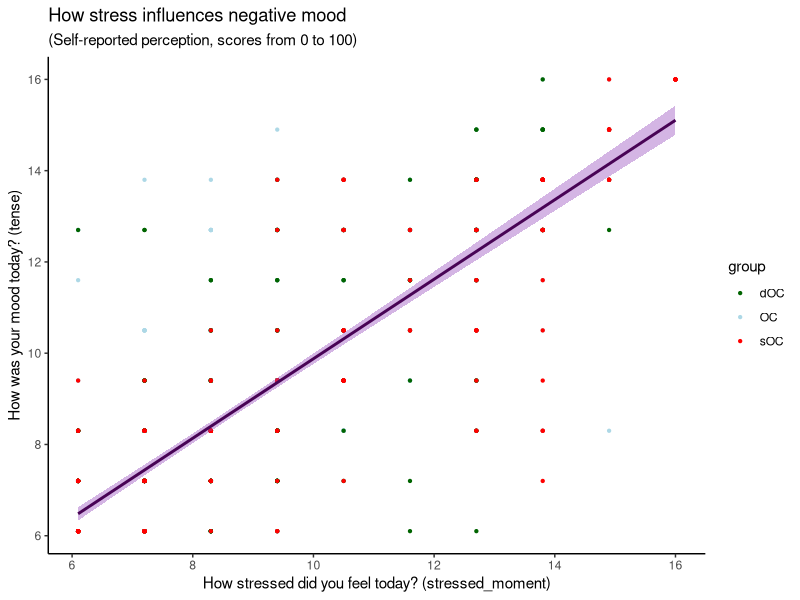
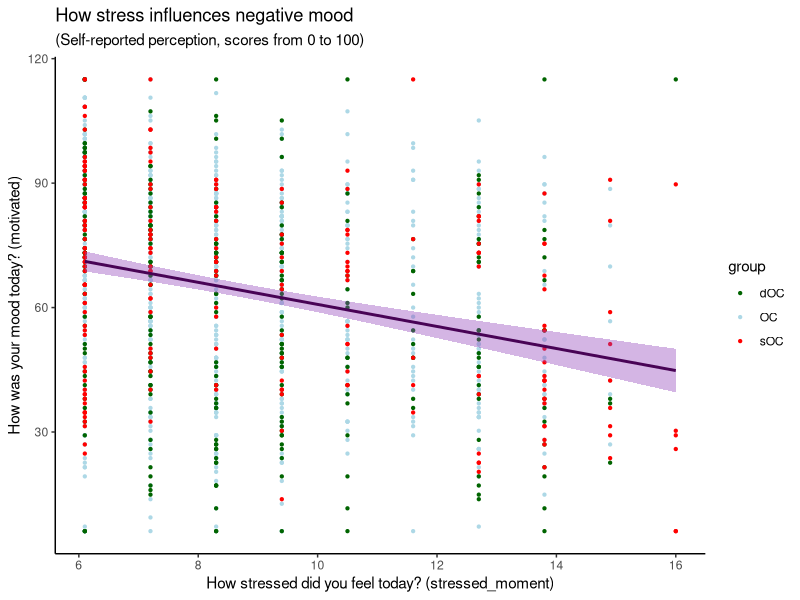
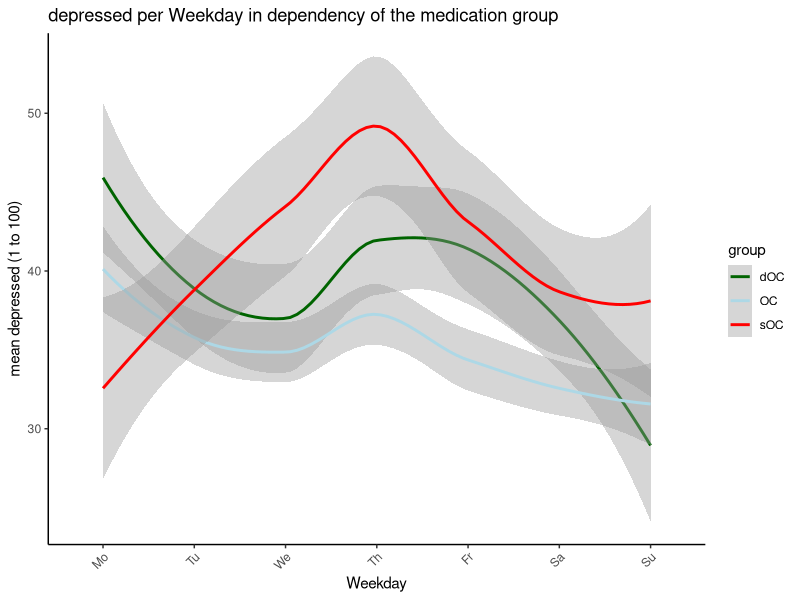
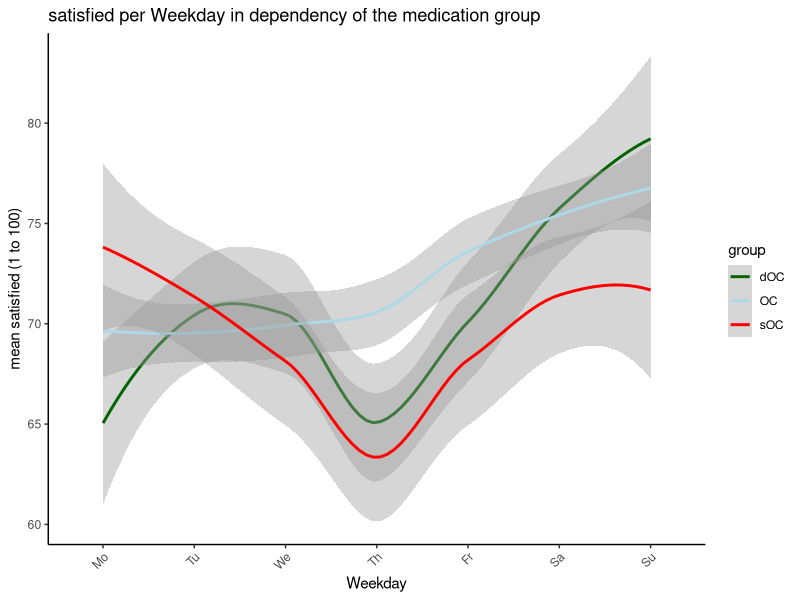
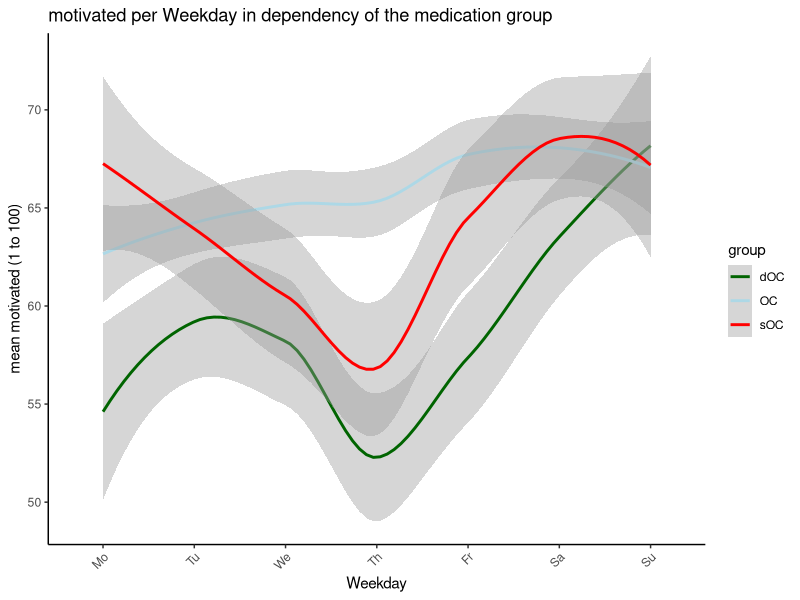
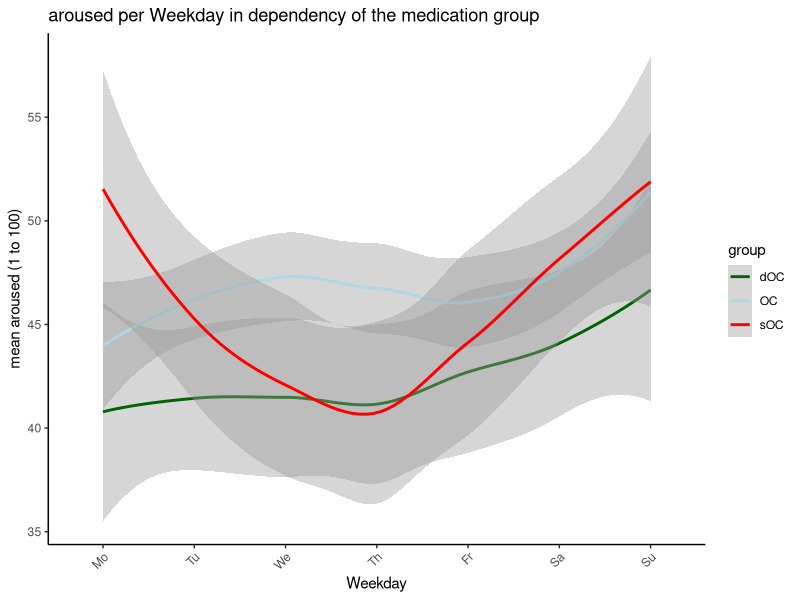

These figures' R source, in order:
## ---- chunk 1
library(tidyverse)
library(readxl)
library(rstudioapi)
library(lubridate)
library(patchwork)
setwd(dirname(rstudioapi::getActiveDocumentContext()$path))
knitr::opts_chunk$set(warning = FALSE, message = FALSE) 
## ---- chunk 2
data <- read_xlsx("stress_ratings_anonymized.xlsx")
## ---- chunk 3
data <- data %>%  
  select(-17) %>% 
  filter(if_all(-c(id_dOC, dOC_cycle_date, dOC_cycle_day), ~ !is.na(.)))
## ---- chunk 4
# Give out a tibble containing the mean and standard deviation for each mood and stress item for each participant
data %>% 
  group_by(id) %>% 
  summarise(mean_stressed_24h = mean(stressed_24h),
            SD_stressed_24h = sd(stressed_24h),
            mean_stressed_moment = mean(stressed_moment),
            SD_stressed_moment = sd(stressed_moment),
            mean_depressed = mean(depressed),
            SD_depressed = sd(depressed),
            mean_satisfied = mean(satisfied),
            SD_satisfied = sd(satisfied),
            mean_motivated = mean(motivated),
            SD_motivated = sd(motivated),
            mean_aroused = mean(aroused),
            SD_aroused = sd(aroused))

# Give out a tibble containing the mean and standard deviation for each mood and stress item for each group
data %>% 
  group_by(group) %>% 
  summarise(mean_stressed_24h = mean(stressed_24h),
            SD_stressed_24h = sd(stressed_24h),
            mean_stressed_moment = mean(stressed_moment),
            SD_stressed_moment = sd(stressed_moment),
            mean_depressed = mean(depressed),
            SD_depressed = sd(depressed),
            mean_satisfied = mean(satisfied),
            SD_satisfied = sd(satisfied),
            mean_motivated = mean(motivated),
            SD_motivated = sd(motivated),
            mean_aroused = mean(aroused),
            SD_aroused = sd(aroused))
## ---- chunk 5
# Define custom colors for the datapoints of each group
custom_cols <- c("sOC" = "red", "dOC" = "darkgreen", "OC" = "lightblue")

plot_function <- function(X, Y) {
  ggplot(data, aes(x = .data[[X]], y = .data[[Y]], col = group)) +
    geom_point(size = 0.8) +
    scale_color_manual(values = custom_cols) +
    geom_smooth(method = "lm", col = "#480355", se = TRUE, level = 0.99, fill = "#9448BC") +
    labs(
      title = "How stress influences negative mood",
      subtitle = "(Self-reported perception, scores from 0 to 100)",
      x = paste0("How stressed did you feel today? (", X, ")"),
      y = paste0("How was your mood today? (", Y, ")")
    ) +
    theme(
      panel.background = element_blank(),
      axis.line = element_line(color = "black")
    )
}
plot_function("stressed_moment","tense")

plot_function("stressed_moment","motivated")
## ---- chunk 6
# Convert timestamps to weekdays 
Weekdaydata <- data %>% 
  mutate(
    date = as_datetime(timeStampStop),
    days_since_start = as.integer(difftime(date, min(date), units = "days")),
    weekday = factor((days_since_start%%7)+1,
                     levels = 1:7,
                     labels= c("Mo","Tu","We","Th","Fr","Sa","Su"))
  )

my_second_plot <- function(X, Y) {
  ggplot(Weekdaydata, aes(x = .data[[X]], y = .data[[Y]], col = group, group = group)) +
    geom_smooth(method = "loess", se = TRUE, level = 0.75) +
    scale_color_manual(values = custom_cols) +
    labs(
      title = paste0(Y, " per Weekday in dependency of the medication group"),
      x = "Weekday",
      y = paste0("mean ", Y, " (1 to 100)")
    ) +
    theme(
      axis.text.x = element_text(angle = 45, hjust = 1),
      panel.background = element_blank(),
      axis.line = element_line(color = "black")
    )
}
p1 <- my_second_plot("weekday", "depressed")
p2 <- my_second_plot("weekday", "satisfied")
p3 <- my_second_plot("weekday", "motivated")
p4 <- my_second_plot("weekday", "aroused")

# Print the plots
p1
p2
p3
p4
